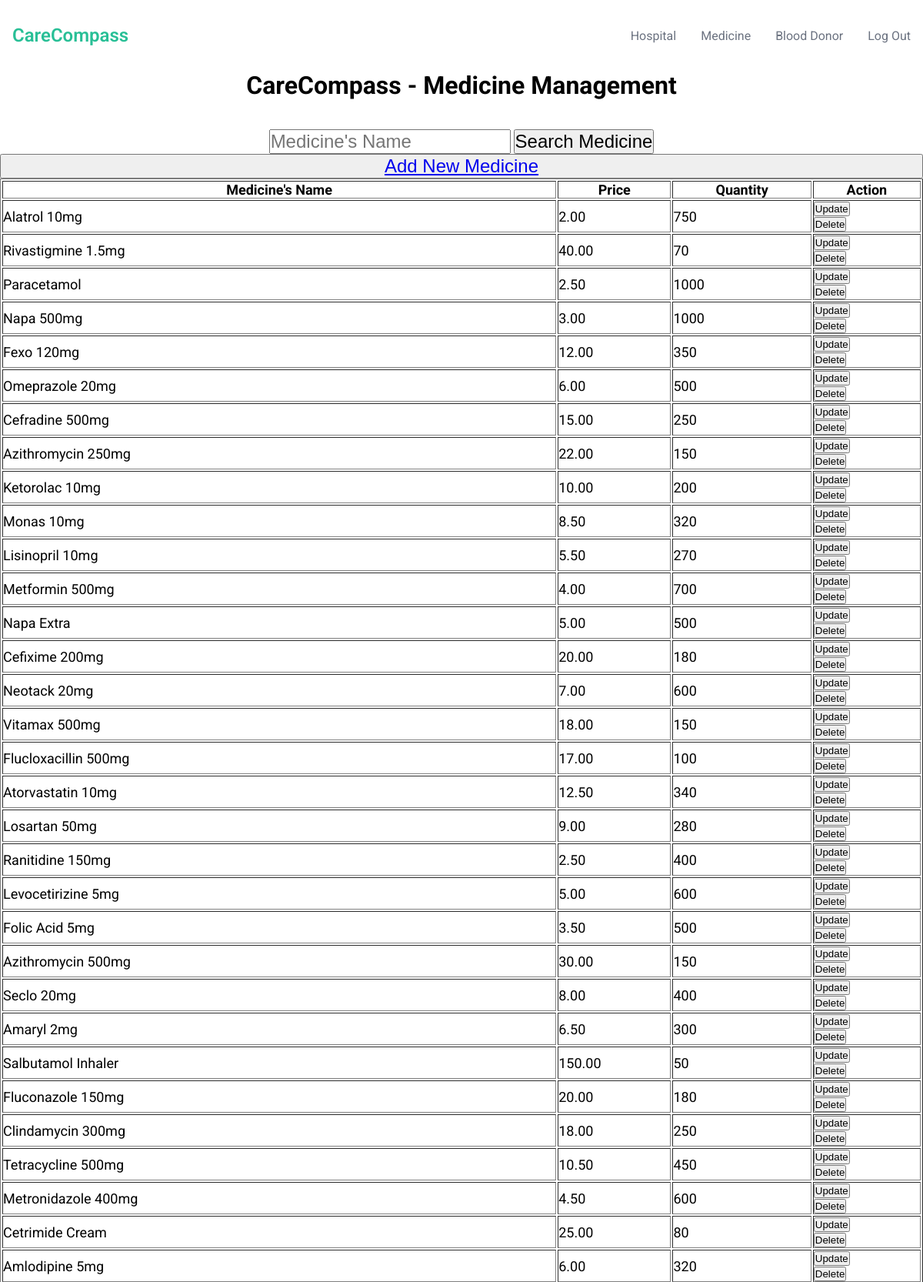
The app's page /medicine_admin.php (upper part) with its own data.
### tables this page shows
CREATE TABLE IF NOT EXISTS `medicine` (
  `medicine_id` varchar(100) NOT NULL,
  `medicine_name` varchar(100) NOT NULL,
  `price` varchar(100) NOT NULL,
  `quantity` varchar(100) NOT NULL,
  PRIMARY KEY (`medicine_id`,`medicine_name`)
);

### medicine_admin.php (the view, shortened to what this page needs)
<?php
include 'admin_header.php';
?>
<!DOCTYPE html>
<html lang="en">
<head>
</head>
<body class="bg-light" background="https://png.pngtree.com/background/20221202/original/pngtree-medical-healthcare-hospital-theme-background-picture-image_1978478.jpg">
    <center>
        <div class="container">
            <h1>CareCompass - Medicine Management</h1><br><br>
            <form action="<?php echo htmlspecialchars($_SERVER["PHP_SELF"]); ?>" method="POST">
                <input type="text" name="medicine_name" placeholder="Medicine's Name" style="font-size: 24px;">
                <button type="submit" name="search_medicine" style="font-size: 24px;">Search Medicine</button>
            </form>
            <button><a href="medicine_add.php" style="font-size: 24px;">Add New Medicine</a></button>
            <?php
            include 'connection.php';
            if ($_SERVER["REQUEST_METHOD"] == "POST" && isset($_POST["search_medicine"])) {
                if (isset($_POST["medicine_name"]) && !empty($_POST["medicine_name"])) {
                    $medicine_name = mysqli_real_escape_string($conn, $_POST["medicine_name"]);
                    $sql = "SELECT * FROM medicine WHERE medicine_name LIKE '%$medicine_name%'";
                    $result = $conn->query($sql);
                    if ($result->num_rows > 0) {
                        echo "<table border='1'>";
                        echo "<tr>";
                        echo "<th style='font-size: 18px;'>Medicine's Name</th>";
                        echo "<th style='font-size: 18px;'>Price</th>";
                        echo "<th style='font-size: 18px;'>Quantity</th>";
                        echo "<th style='font-size: 18px;'>Action</th>";
                        echo "</tr>";
                        while ($row = $result->fetch_assoc()) {
                            echo "<tr>";
                            echo "<td style='font-size: 18px;'>" . $row["medicine_name"] . "</td>";
                            echo "<td style='font-size: 18px;'>" . $row["price"] . "</td>";
                            echo "<td style='font-size: 18px;'>" . $row["quantity"] . "</td>";
                            echo "<td>";
                            echo "<form action='medicine_update.php' method='get'>";
                            echo "<input type='hidden' name='medicine_id' value='" . $row["medicine_id"] . "'>";
                            echo "<button type='submit' name='update_button'>Update</button>";
                            echo "</form>";
                            echo "<form action='medicine_delete.php' method='post'>";
                            echo "<input type='hidden' name='medicine_id' value='" . $row["medicine_id"] . "'>";
                            echo "<button type='submit' name='delete_button'>Delete</button>";
                            echo "</form>";
                            echo "</td>";
                            echo "</tr>";
                        }
                        echo "</table>";
                    } else {
                        echo "No medicines found matching the search criteria.";
                    }
                } else {
                    echo "Please enter a search term.";
                }
            } else {
                echo "<table border='1'>";
                echo "<tr>";
                echo "<th style='font-size: 18px;'>Medicine's Name</th>";
                echo "<th style='font-size: 18px;'>Price</th>";
                echo "<th style='font-size: 18px;'>Quantity</th>";
                echo "<th style='font-size: 18px;'>Action</th>";
                echo "</tr>";
                $sql = "SELECT * FROM medicine";
                $result = $conn->query($sql);
                if ($result->num_rows > 0) {
                    while ($row = $result->fetch_assoc()) {
                        echo "<tr>";
                        echo "<td style='font-size: 18px;'>" . $row["medicine_name"] . "</td>";
                        echo "<td style='font-size: 18px;'>" . $row["price"] . "</td>";
                        echo "<td style='font-size: 18px;'>" . $row["quantity"] . "</td>";
                        echo "<td>";
                        echo "<form action='medicine_update.php' method='get'>";
                        echo "<button type='submit' name='update_button'>Update</button>";
                        echo "</form>";
                        echo "<form action='medicine_delete.php' method='post'>";
                        echo "<button type='submit' name='delete_button'>Delete</button>";
                        echo "</form>";
                        echo "</td>";
                        echo "</tr>";
                    }
                } else {
                    echo "No medicines found.";
                }
                echo "</table>";
            }
            ?>
            <br><br>
        </div>
    </center>
</body>
</html>

### style.css (style rules this page uses)
:root { --primary-color: #28bf96; --primary-color-dark: #209677; --text-dark: #111827; --text-light: #6b7280; --white: #ffffff; }
* { padding: 0; margin: 0; box-sizing: border-box; }
body { font-family: "Roboto", sans-serif; }
.container { max-width: 1200px; margin: auto; min-height: 100vh; display: flex; flex-direction: column; }

### records on screen
medicine: medicine_name "Alatrol 10mg", price "2.00", quantity "750"
medicine: medicine_name "Rivastigmine 1.5mg", price "40.00", quantity "70"
medicine: medicine_name "Paracetamol", price "2.50", quantity "1000"
medicine: medicine_name "Napa 500mg", price "3.00", quantity "1000"
medicine: medicine_name "Fexo 120mg", price "12.00", quantity "350"
medicine: medicine_name "Omeprazole 20mg", price "6.00", quantity "500"
medicine: medicine_name "Cefradine 500mg", price "15.00", quantity "250"
medicine: medicine_name "Azithromycin 250mg", price "22.00", quantity "150"
medicine: medicine_name "Ketorolac 10mg", price "10.00", quantity "200"
medicine: medicine_name "Monas 10mg", price "8.50", quantity "320"
medicine: medicine_name "Lisinopril 10mg", price "5.50", quantity "270"
medicine: medicine_name "Metformin 500mg", price "4.00", quantity "700"
medicine: medicine_name "Napa Extra", price "5.00", quantity "500"
medicine: medicine_name "Cefixime 200mg", price "20.00", quantity "180"
medicine: medicine_name "Neotack 20mg", price "7.00", quantity "600"
medicine: medicine_name "Vitamax 500mg", price "18.00", quantity "150"
medicine: medicine_name "Flucloxacillin 500mg", price "17.00", quantity "100"
medicine: medicine_name "Atorvastatin 10mg", price "12.50", quantity "340"
medicine: medicine_name "Losartan 50mg", price "9.00", quantity "280"
medicine: medicine_name "Ranitidine 150mg", price "2.50", quantity "400"
medicine: medicine_name "Levocetirizine 5mg", price "5.00", quantity "600"
medicine: medicine_name "Folic Acid 5mg", price "3.50", quantity "500"
medicine: medicine_name "Azithromycin 500mg", price "30.00", quantity "150"
medicine: medicine_name "Seclo 20mg", price "8.00", quantity "400"
medicine: medicine_name "Amaryl 2mg", price "6.50", quantity "300"
medicine: medicine_name "Salbutamol Inhaler", price "150.00", quantity "50"
medicine: medicine_name "Fluconazole 150mg", price "20.00", quantity "180"
medicine: medicine_name "Clindamycin 300mg", price "18.00", quantity "250"
medicine: medicine_name "Tetracycline 500mg", price "10.50", quantity "450"
medicine: medicine_name "Metronidazole 400mg", price "4.50", quantity "600"
medicine: medicine_name "Cetrimide Cream", price "25.00", quantity "80"
medicine: medicine_name "Amlodipine 5mg", price "6.00", quantity "320"
